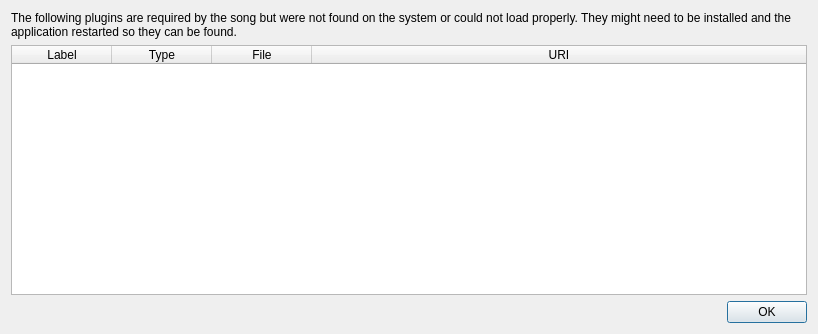
<?xml version="1.0" encoding="UTF-8"?>
<ui version="4.0">
 <class>MissingPluginsDialogBase</class>
 <widget class="QDialog" name="MissingPluginsDialogBase">
  <property name="geometry">
   <rect>
    <x>0</x>
    <y>0</y>
    <width>818</width>
    <height>334</height>
   </rect>
  </property>
  <property name="windowTitle">
   <string>Missing plugins</string>
  </property>
  <layout class="QVBoxLayout" name="verticalLayout">
   <item>
    <widget class="QLabel" name="label">
     <property name="text">
      <string>The following plugins are required by the song but were not found on the system or could not load properly. They might need to be installed and the application restarted so they can be found.</string>
     </property>
     <property name="wordWrap">
      <bool>true</bool>
     </property>
    </widget>
   </item>
   <item>
    <widget class="QTableWidget" name="tableWidget">
     <property name="verticalScrollMode">
      <enum>QAbstractItemView::ScrollPerPixel</enum>
     </property>
     <property name="horizontalScrollMode">
      <enum>QAbstractItemView::ScrollPerPixel</enum>
     </property>
     <property name="sortingEnabled">
      <bool>true</bool>
     </property>
     <attribute name="horizontalHeaderStretchLastSection">
      <bool>true</bool>
     </attribute>
     <attribute name="verticalHeaderVisible">
      <bool>false</bool>
     </attribute>
     <column>
      <property name="text">
       <string>Label</string>
      </property>
     </column>
     <column>
      <property name="text">
       <string>Type</string>
      </property>
     </column>
     <column>
      <property name="text">
       <string>File</string>
      </property>
     </column>
     <column>
      <property name="text">
       <string>URI</string>
      </property>
     </column>
    </widget>
   </item>
   <item>
    <widget class="QDialogButtonBox" name="buttonBox">
     <property name="orientation">
      <enum>Qt::Horizontal</enum>
     </property>
     <property name="standardButtons">
      <set>QDialogButtonBox::Ok</set>
     </property>
    </widget>
   </item>
  </layout>
 </widget>
 <resources/>
 <connections>
  <connection>
   <sender>buttonBox</sender>
   <signal>accepted()</signal>
   <receiver>MissingPluginsDialogBase</receiver>
   <slot>accept()</slot>
   <hints>
    <hint type="sourcelabel">
     <x>248</x>
     <y>254</y>
    </hint>
    <hint type="destinationlabel">
     <x>157</x>
     <y>274</y>
    </hint>
   </hints>
  </connection>
  <connection>
   <sender>buttonBox</sender>
   <signal>rejected()</signal>
   <receiver>MissingPluginsDialogBase</receiver>
   <slot>reject()</slot>
   <hints>
    <hint type="sourcelabel">
     <x>316</x>
     <y>260</y>
    </hint>
    <hint type="destinationlabel">
     <x>286</x>
     <y>274</y>
    </hint>
   </hints>
  </connection>
 </connections>
</ui>
